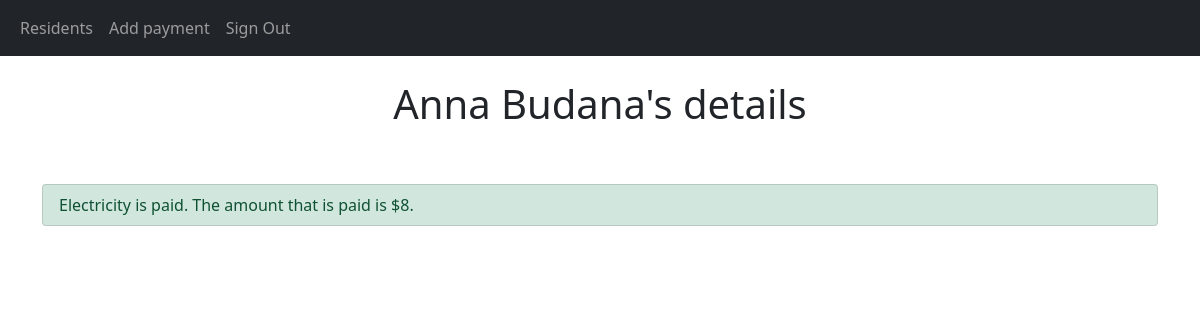
Before: /persondetails/1/ (signed in) with the older database file.
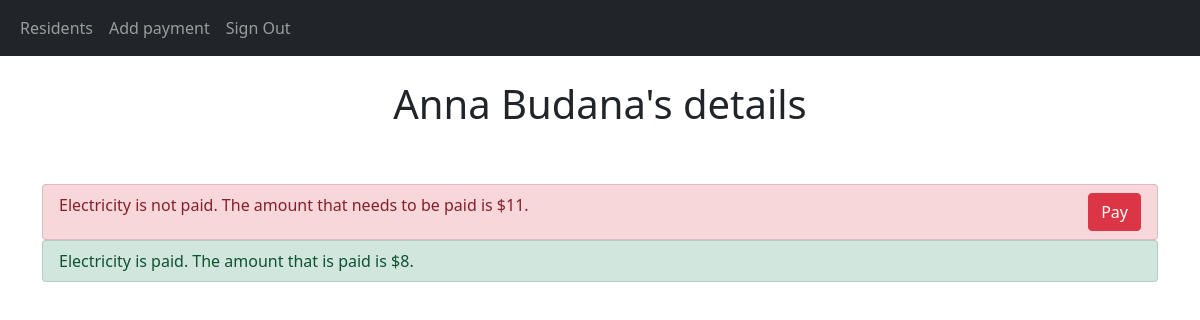
After: the same page with the newer database file.
### CashierApp/models.py (models this page shows)
class Payment(models.Model):
    type = models.CharField(max_length=255)
    status = models.CharField(max_length=255)
    amount = models.IntegerField()
    date = models.DateField()
    resident = models.ForeignKey(Resident, on_delete=models.CASCADE)  # link to Residents table

### CashierApp/views.py (the view)
# urls.py: path('persondetails/<int:id>/', views.persondetails,  name='persondetails'),
def persondetails(request, id):
    if not request.user.is_authenticated:
        return redirect("signin")
    resident = Resident.objects.get(id=id)  # get the resident that is wanted from the database
    payments = Payment.objects.filter(resident__id=id)  # get the payments that are connected to the resident
    context = {'resident': resident, 'payments': payments}
    return render(request, 'persondetails.html', context)

### CashierApp/templates/persondetails.html (shortened to what this page needs)
{% extends "base.html" %}
{% block content %}
    <br>
    <h1>{{ resident.full_name }}'s details</h1>
    <br>
    <br>
    <div class="container">
        <ul class="list-group">
            {% for p in payments %}
                {% if p.status == 'Unpaid' %}
                    <li class="list-group-item list-group-item-danger"> {{ p.type }} is not paid. The amount that needs to be paid is ${{ p.amount }}. <a class="btn btn-danger btn1" href="{% url 'pay' p.id %}">Pay</a> </li>
                {% endif %}
                {% empty %}
                    <p>No new payments.</p>
            {% endfor %}
        </ul>
        <ul class="list-group">
            {% for p in payments %}
                {% if p.status == 'Paid' %}
                    <li class="list-group-item list-group-item-success"> {{ p.type }} is paid. The amount that is paid is ${{ p.amount }}.</li>
                {% endif %}
                {% empty %}
                    <p>Nothing is paid.</p>
            {% endfor %}
        </ul>
        <br>
    </div>
{% endblock %}

Changed rows visible on the page:
added Payment: type "Electricity", amount "11", shown under "Anna Budana's details"
